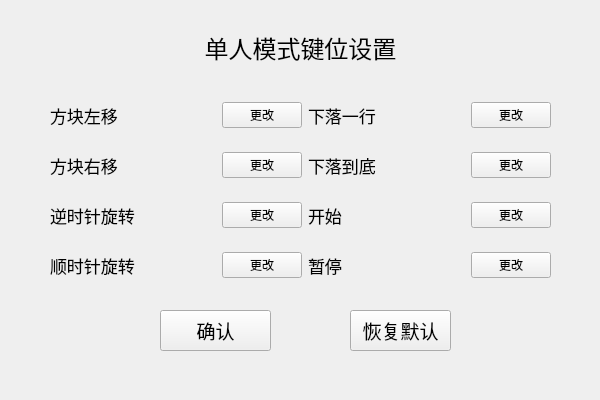
<?xml version="1.0" encoding="UTF-8"?>
<ui version="4.0">
 <class>changekey</class>
 <widget class="QWidget" name="changekey">
  <property name="geometry">
   <rect>
    <x>0</x>
    <y>0</y>
    <width>600</width>
    <height>400</height>
   </rect>
  </property>
  <property name="windowTitle">
   <string>Form</string>
  </property>
  <widget class="QLabel" name="label">
   <property name="geometry">
    <rect>
     <x>170</x>
     <y>30</y>
     <width>261</width>
     <height>31</height>
    </rect>
   </property>
   <property name="font">
    <font>
     <pointsize>18</pointsize>
    </font>
   </property>
   <property name="text">
    <string>&lt;html&gt;&lt;head/&gt;&lt;body&gt;&lt;p align=&quot;center&quot;&gt;单人模式键位设置&lt;/p&gt;&lt;/body&gt;&lt;/html&gt;</string>
   </property>
  </widget>
  <widget class="QWidget" name="layoutWidget">
   <property name="geometry">
    <rect>
     <x>50</x>
     <y>90</y>
     <width>501</width>
     <height>201</height>
    </rect>
   </property>
   <layout class="QGridLayout" name="gridLayout">
    <item row="1" column="5">
     <widget class="QPushButton" name="Drop">
      <property name="text">
       <string>更改</string>
      </property>
     </widget>
    </item>
    <item row="2" column="2">
     <widget class="QPushButton" name="Up">
      <property name="text">
       <string>更改</string>
      </property>
     </widget>
    </item>
    <item row="0" column="1">
     <widget class="QLabel" name="Leftlable">
      <property name="font">
       <font>
        <pointsize>12</pointsize>
       </font>
      </property>
      <property name="text">
       <string>&lt;html&gt;&lt;head/&gt;&lt;body&gt;&lt;p align=&quot;center&quot;&gt;&lt;br/&gt;&lt;/p&gt;&lt;/body&gt;&lt;/html&gt;</string>
      </property>
      <property name="alignment">
       <set>Qt::AlignCenter</set>
      </property>
     </widget>
    </item>
    <item row="1" column="0">
     <widget class="QLabel" name="label_3">
      <property name="font">
       <font>
        <pointsize>13</pointsize>
       </font>
      </property>
      <property name="text">
       <string>方块右移</string>
      </property>
     </widget>
    </item>
    <item row="3" column="1">
     <widget class="QLabel" name="Downlable">
      <property name="font">
       <font>
        <pointsize>12</pointsize>
       </font>
      </property>
      <property name="text">
       <string>&lt;html&gt;&lt;head/&gt;&lt;body&gt;&lt;p align=&quot;center&quot;&gt;&lt;br/&gt;&lt;/p&gt;&lt;/body&gt;&lt;/html&gt;</string>
      </property>
      <property name="alignment">
       <set>Qt::AlignCenter</set>
      </property>
     </widget>
    </item>
    <item row="1" column="3">
     <widget class="QLabel" name="label_7">
      <property name="font">
       <font>
        <pointsize>13</pointsize>
       </font>
      </property>
      <property name="text">
       <string>下落到底</string>
      </property>
     </widget>
    </item>
    <item row="3" column="3">
     <widget class="QLabel" name="label_9">
      <property name="font">
       <font>
        <pointsize>13</pointsize>
       </font>
      </property>
      <property name="text">
       <string>暂停</string>
      </property>
     </widget>
    </item>
    <item row="2" column="3">
     <widget class="QLabel" name="label_8">
      <property name="font">
       <font>
        <pointsize>13</pointsize>
       </font>
      </property>
      <property name="text">
       <string>开始</string>
      </property>
     </widget>
    </item>
    <item row="0" column="0">
     <widget class="QLabel" name="label_2">
      <property name="font">
       <font>
        <pointsize>13</pointsize>
       </font>
      </property>
      <property name="text">
       <string>方块左移</string>
      </property>
     </widget>
    </item>
    <item row="2" column="5">
     <widget class="QPushButton" name="Start">
      <property name="text">
       <string>更改</string>
      </property>
     </widget>
    </item>
    <item row="3" column="5">
     <widget class="QPushButton" name="Pause">
      <property name="text">
       <string>更改</string>
      </property>
     </widget>
    </item>
    <item row="0" column="2">
     <widget class="QPushButton" name="Left">
      <property name="text">
       <string>更改</string>
      </property>
     </widget>
    </item>
    <item row="2" column="1">
     <widget class="QLabel" name="Uplable">
      <property name="font">
       <font>
        <pointsize>12</pointsize>
       </font>
      </property>
      <property name="text">
       <string>&lt;html&gt;&lt;head/&gt;&lt;body&gt;&lt;p align=&quot;center&quot;&gt;&lt;br/&gt;&lt;/p&gt;&lt;/body&gt;&lt;/html&gt;</string>
      </property>
      <property name="alignment">
       <set>Qt::AlignCenter</set>
      </property>
     </widget>
    </item>
    <item row="1" column="2">
     <widget class="QPushButton" name="Right">
      <property name="text">
       <string>更改</string>
      </property>
     </widget>
    </item>
    <item row="1" column="1">
     <widget class="QLabel" name="Rightlable">
      <property name="font">
       <font>
        <pointsize>12</pointsize>
       </font>
      </property>
      <property name="text">
       <string>&lt;html&gt;&lt;head/&gt;&lt;body&gt;&lt;p align=&quot;center&quot;&gt;&lt;br/&gt;&lt;/p&gt;&lt;/body&gt;&lt;/html&gt;</string>
      </property>
      <property name="alignment">
       <set>Qt::AlignCenter</set>
      </property>
     </widget>
    </item>
    <item row="2" column="0">
     <widget class="QLabel" name="label_4">
      <property name="font">
       <font>
        <pointsize>13</pointsize>
       </font>
      </property>
      <property name="text">
       <string>逆时针旋转</string>
      </property>
     </widget>
    </item>
    <item row="3" column="0">
     <widget class="QLabel" name="label_5">
      <property name="font">
       <font>
        <pointsize>13</pointsize>
       </font>
      </property>
      <property name="text">
       <string>顺时针旋转</string>
      </property>
     </widget>
    </item>
    <item row="3" column="2">
     <widget class="QPushButton" name="Down">
      <property name="text">
       <string>更改</string>
      </property>
     </widget>
    </item>
    <item row="0" column="5">
     <widget class="QPushButton" name="Oneline">
      <property name="text">
       <string>更改</string>
      </property>
     </widget>
    </item>
    <item row="3" column="4">
     <widget class="QLabel" name="Pauselable">
      <property name="font">
       <font>
        <pointsize>12</pointsize>
       </font>
      </property>
      <property name="text">
       <string>&lt;html&gt;&lt;head/&gt;&lt;body&gt;&lt;p align=&quot;center&quot;&gt;&lt;br/&gt;&lt;/p&gt;&lt;/body&gt;&lt;/html&gt;</string>
      </property>
      <property name="alignment">
       <set>Qt::AlignCenter</set>
      </property>
     </widget>
    </item>
    <item row="0" column="4">
     <widget class="QLabel" name="Onelinelable">
      <property name="font">
       <font>
        <pointsize>12</pointsize>
       </font>
      </property>
      <property name="text">
       <string>&lt;html&gt;&lt;head/&gt;&lt;body&gt;&lt;p align=&quot;center&quot;&gt;&lt;br/&gt;&lt;/p&gt;&lt;/body&gt;&lt;/html&gt;</string>
      </property>
      <property name="alignment">
       <set>Qt::AlignCenter</set>
      </property>
     </widget>
    </item>
    <item row="1" column="4">
     <widget class="QLabel" name="Droplable">
      <property name="font">
       <font>
        <pointsize>12</pointsize>
       </font>
      </property>
      <property name="text">
       <string>&lt;html&gt;&lt;head/&gt;&lt;body&gt;&lt;p align=&quot;center&quot;&gt;&lt;br/&gt;&lt;/p&gt;&lt;/body&gt;&lt;/html&gt;</string>
      </property>
      <property name="alignment">
       <set>Qt::AlignCenter</set>
      </property>
     </widget>
    </item>
    <item row="0" column="3">
     <widget class="QLabel" name="label_6">
      <property name="font">
       <font>
        <pointsize>13</pointsize>
       </font>
      </property>
      <property name="text">
       <string>下落一行</string>
      </property>
     </widget>
    </item>
    <item row="2" column="4">
     <widget class="QLabel" name="Startlable">
      <property name="font">
       <font>
        <pointsize>12</pointsize>
       </font>
      </property>
      <property name="text">
       <string>&lt;html&gt;&lt;head/&gt;&lt;body&gt;&lt;p align=&quot;center&quot;&gt;&lt;br/&gt;&lt;/p&gt;&lt;/body&gt;&lt;/html&gt;</string>
      </property>
      <property name="alignment">
       <set>Qt::AlignCenter</set>
      </property>
     </widget>
    </item>
   </layout>
  </widget>
  <widget class="QPushButton" name="pushButton">
   <property name="geometry">
    <rect>
     <x>160</x>
     <y>310</y>
     <width>111</width>
     <height>41</height>
    </rect>
   </property>
   <property name="font">
    <font>
     <pointsize>14</pointsize>
    </font>
   </property>
   <property name="text">
    <string>确认</string>
   </property>
  </widget>
  <widget class="QPushButton" name="pushButton_2">
   <property name="geometry">
    <rect>
     <x>350</x>
     <y>310</y>
     <width>101</width>
     <height>41</height>
    </rect>
   </property>
   <property name="font">
    <font>
     <pointsize>14</pointsize>
    </font>
   </property>
   <property name="text">
    <string>恢复默认</string>
   </property>
  </widget>
 </widget>
 <resources/>
 <connections/>
</ui>
